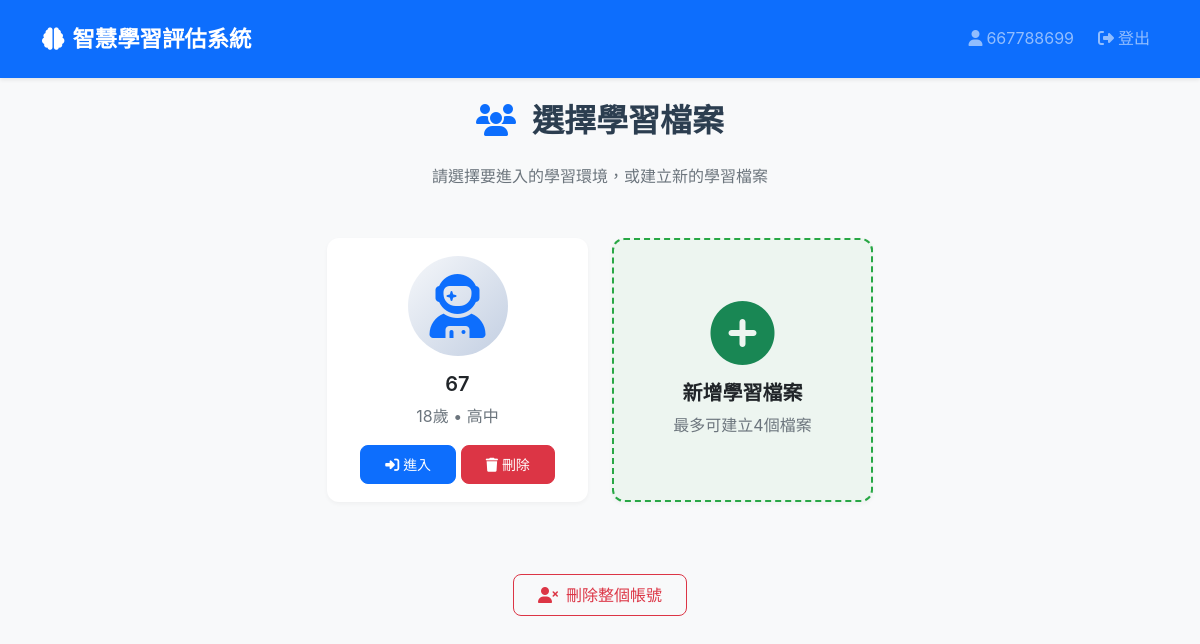
/child_selection (signed in), run on an earlier commit of the app's database.
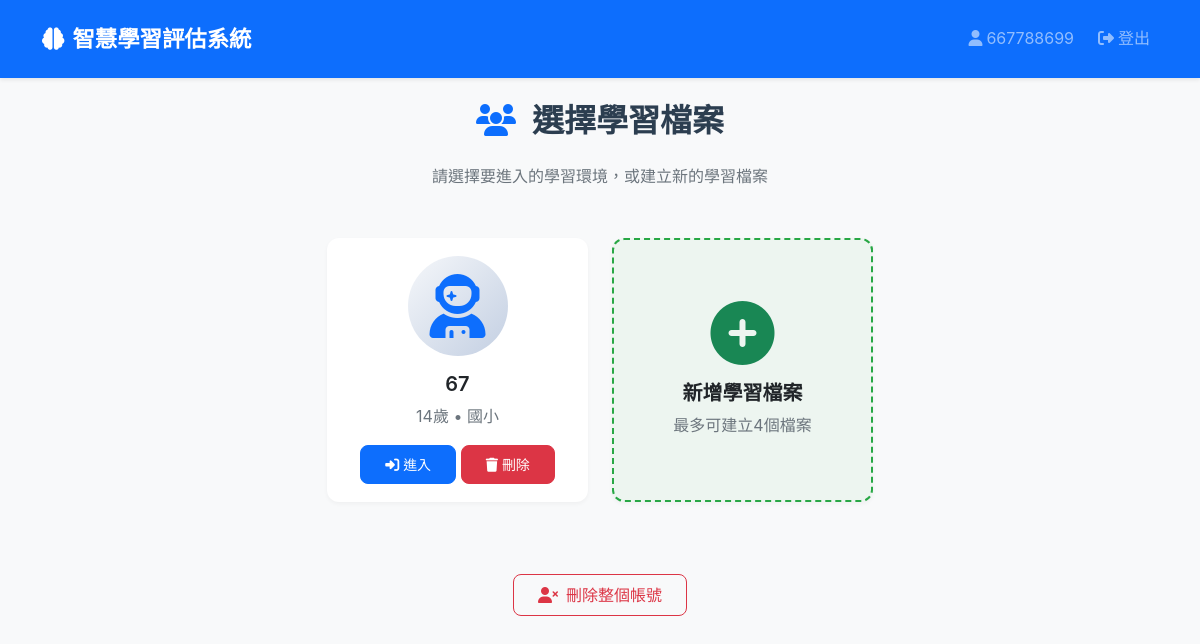
And on a later commit of the database.
### app.py (models this page shows)
class Child(db.Model):
   id = db.Column(db.Integer, primary_key=True)
   user_id = db.Column(db.Integer, db.ForeignKey('user.id'), nullable=False)
   nickname = db.Column(db.String(80), nullable=False)
   gender = db.Column(db.String(10), nullable=False)  # male/female
   age = db.Column(db.Integer, nullable=False)
   education_stage = db.Column(db.String(20), nullable=False)  # elementary/middle/high
   created_at = db.Column(db.DateTime, default=datetime.utcnow)
   study_sessions = db.relationship('StudySession', backref='child', lazy=True, cascade='all, delete-orphan')

### app.py (the view)
@app.route('/child_selection')
def child_selection():
   if 'user_id' not in session:
       return redirect(url_for('login'))
   user_id = session['user_id']
   children = Child.query.filter_by(user_id=user_id).all()
   return render_template('child_selection.html', children=children)

### templates/child_selection.html (shortened to what this page needs)
{% extends "base.html" %}
{% block content %}
<div class="container">
    <div class="row">
        <div class="col-12">
            <h2 class="mb-4 text-center">
                <i class="fas fa-users text-primary me-2"></i>
                選擇學習檔案
            </h2>
            <p class="text-center text-muted mb-5">
                請選擇要進入的學習環境，或建立新的學習檔案
            </p>
        </div>
    </div>
    <div class="row justify-content-center">
        {% for child in children %}
        <div class="col-md-6 col-lg-3 mb-4">
            <div class="card child-card h-100" onclick="selectChild({{ child.id }})">
                <div class="card-body text-center">
                    <div class="child-avatar mb-3">
                        {% if child.gender == 'male' %}
                            <i class="fas fa-user-astronaut fa-4x text-primary"></i>
                        {% else %}
                            <i class="fas fa-user-graduate fa-4x text-danger"></i>
                        {% endif %}
                    </div>
                    <h5 class="card-title">{{ child.nickname }}</h5>
                    <p class="card-text text-muted">
                        {{ child.age }}歲 • {{ {'elementary': '國小', 'middle': '國中', 'high': '高中'}[child.education_stage] }}
                    </p>
                    <div class="mt-3">
                        <button class="btn btn-primary btn-sm" onclick="event.stopPropagation(); selectChild({{ child.id }})">
                            <i class="fas fa-sign-in-alt me-1"></i>進入
                        </button>
                        <button class="btn btn-danger btn-sm" onclick="event.stopPropagation(); deleteChild({{ child.id }}, '{{ child.nickname }}')">
                            <i class="fas fa-trash me-1"></i>刪除
                        </button>
                    </div>
                </div>
            </div>
        </div>
        {% endfor %}
        {% if children|length < 4 %}
        <div class="col-md-6 col-lg-3 mb-4">
            <div class="card add-child-card h-100" data-bs-toggle="modal" data-bs-target="#createChildModal">
                <div class="card-body text-center d-flex flex-column justify-content-center">
                    <i class="fas fa-plus-circle fa-4x text-success mb-3"></i>
                    <h5 class="card-title">新增學習檔案</h5>
                    <p class="card-text text-muted">最多可建立4個檔案</p>
                </div>
            </div>
        </div>
        {% endif %}
    </div>
    <div class="row mt-5">
        <div class="col-12 text-center">
            <button class="btn btn-outline-danger" onclick="deleteAccount()">
                <i class="fas fa-user-times me-2"></i>刪除整個帳號
            </button>
        </div>
    </div>
</div>
{% endblock %}

### templates/base.html (shortened to what this page needs)
<!DOCTYPE html>
<html lang="zh-TW">
<head>
    <link href="https://cdnjs.cloudflare.com/ajax/libs/bootstrap/5.3.0/css/bootstrap.min.css" rel="stylesheet">
    <link href="https://cdnjs.cloudflare.com/ajax/libs/font-awesome/6.4.0/css/all.min.css" rel="stylesheet">
    <link href="{{ url_for('static', filename='style.css') }}" rel="stylesheet">
</head>
<body>
    <nav class="navbar navbar-expand-lg navbar-dark bg-primary">
        <div class="container">
            <a class="navbar-brand" href="{{ url_for('index') }}">
                <i class="fas fa-brain me-2"></i>智慧學習評估系統
            </a>
            <div class="collapse navbar-collapse" id="navbarNav">
                <div class="navbar-nav ms-auto">
                    {% if session.username %}
                        <span class="navbar-text me-3">
                            <i class="fas fa-user me-1"></i>{{ session.username }}
                        </span>
                        <a class="nav-link" href="{{ url_for('logout') }}">
                            <i class="fas fa-sign-out-alt me-1"></i>登出
                        </a>
                    {% endif %}
                </div>
            </div>
        </div>
    </nav>
    <main class="container-fluid py-4">
        {% block content %}{% endblock %}
    </main>
</body>
</html>

### static/style.css (style rules this page uses)
* { box-sizing: border-box; }
body { font-family: 'Microsoft JhengHei', 'Segoe UI', Tahoma, Geneva, Verdana, sans-serif; background-color: #f8f9fa; line-height: 1.6; }
.navbar { box-shadow: 0 2px 4px rgba(0,0,0,0.1); }
.navbar-brand { font-weight: bold; font-size: 1.3rem; }
.card { border: none; border-radius: 12px; box-shadow: 0 4px 6px rgba(0,0,0,0.1); transition: all 0.3s ease; background: white; }
.btn { border-radius: 8px; font-weight: 500; transition: all 0.3s ease; position: relative; overflow: hidden; }
.btn::before { content: ''; position: absolute; top: 0; left: -100%; width: 100%; height: 100%; background: linear-gradient(90deg, transparent, rgba(255,255,255,0.2), transparent); transition: left 0.5s; }

### templates/base.html (style rules this page uses)
body { font-family: -apple-system, BlinkMacSystemFont, "Segoe UI", "Microsoft JhengHei", "微軟正黑體", Roboto, "Helvetica Neue", Arial, sans-serif; font-size: 16px; line-height: 1.6; color: #333; -webkit-font-smoothing: antialiased; -moz-osx-font-smoothing: grayscale; }
h1, h2, h3, h4, h5, h6 { font-weight: 600; color: #2c3e50; }
.text-muted { color: #6c757d !important; }
.navbar { box-shadow: 0 2px 4px rgba(0,0,0,.08); padding: 1rem 0; }
.navbar-brand { font-size: 1.4rem; font-weight: 700; }
.card { border: 1px solid rgba(0,0,0,.125); box-shadow: 0 2px 4px rgba(0,0,0,.04); }
.btn { font-weight: 500; padding: 0.5rem 1.5rem; }

### templates/child_selection.html (style rules this page uses)
.child-card { cursor: pointer; transition: all 0.3s ease; border: 2px solid transparent; }
.add-child-card { cursor: pointer; transition: all 0.3s ease; border: 2px dashed #28a745; background-color: rgba(40, 167, 69, 0.05); }
.child-avatar { width: 100px; height: 100px; margin: 0 auto; display: flex; align-items: center; justify-content: center; background: linear-gradient(135deg, #f5f7fa 0%, #c3cfe2 100%); border-radius: 50%; }

What changed in the data, as far as the page shows it:
changed Child: age "18" → "14"; education_stage "高中" → "國小"
